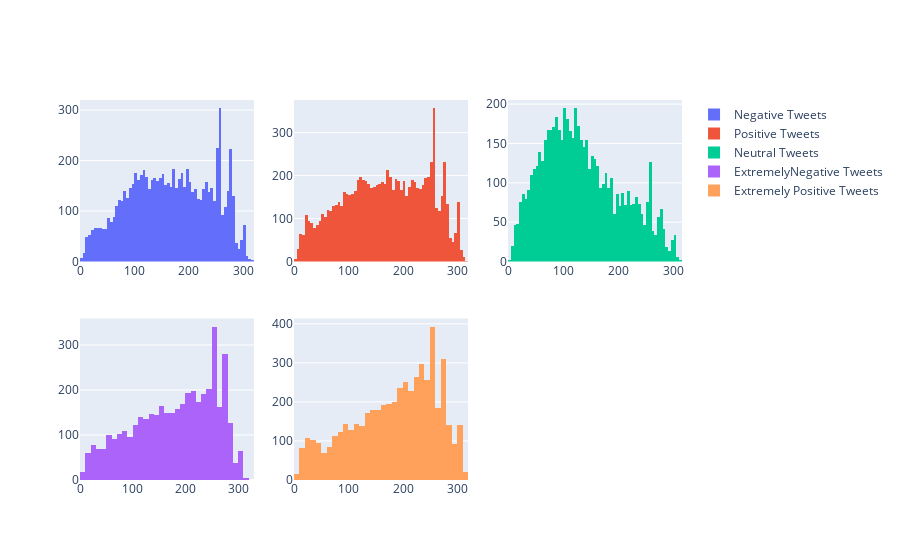

The notebook cell this image was saved under:
### Code cell
from plotly.subplots import make_subplots
import plotly.graph_objs as go

ext_neg= dff[dff['Sentiment']=='Extremely Negative']['OriginalTweet'].str.len()
ext_pos= dff[dff['Sentiment']=='Extremely Positive']['OriginalTweet'].str.len()
neg= dff[dff['Sentiment']=='Negative']['OriginalTweet'].str.len()
pos= dff[dff['Sentiment']=='Positive']['OriginalTweet'].str.len()
neutral= dff[dff['Sentiment']=='Neutral']['OriginalTweet'].str.len()

fig= make_subplots(rows=2, cols= 3)

fig.add_trace(go.Histogram(x=list(neg), name='Negative Tweets'), row=1, col=1)
fig.add_trace(go.Histogram(x=list(pos), name='Positive Tweets'), row=1, col=2)
fig.add_trace(go.Histogram(x=list(neutral), name='Neutral Tweets'), row=1, col=3)
fig.add_trace(go.Histogram(x=list(ext_neg), name='ExtremelyNegative Tweets'), row=2, col=1)
fig.add_trace(go.Histogram(x=list(ext_pos), name='Extremely Positive Tweets'), row=2, col=2)

### Figure 1 — Plotly figure (JSON) as saved in the notebook; plotly's stock layout.template omitted (floating-point values rounded to 4 significant figures; data arrays with more than 128 entries replaced by an {"elided": "..."} marker saying what was removed)
{"data": [{"name": "Negative Tweets", "type": "histogram", "x": {"elided": "7762 int values"}, "xaxis": "x", "yaxis": "y"}, {"name": "Positive Tweets", "type": "histogram", "x": {"elided": "9109 int values"}, "xaxis": "x2", "yaxis": "y2"}, {"name": "Neutral Tweets", "type": "histogram", "x": {"elided": "6171 int values"}, "xaxis": "x3", "yaxis": "y3"}, {"name": "ExtremelyNegative Tweets", "type": "histogram", "x": {"elided": "4247 int values"}, "xaxis": "x4", "yaxis": "y4"}, {"name": "Extremely Positive Tweets", "type": "histogram", "x": {"elided": "5272 int values"}, "xaxis": "x5", "yaxis": "y5"}], "layout": {"xaxis": {"anchor": "y", "domain": [0, 0.2889]}, "xaxis2": {"anchor": "y2", "domain": [0.3556, 0.6444]}, "xaxis3": {"anchor": "y3", "domain": [0.7111, 1]}, "xaxis4": {"anchor": "y4", "domain": [0, 0.2889]}, "xaxis5": {"anchor": "y5", "domain": [0.3556, 0.6444]}, "xaxis6": {"anchor": "y6", "domain": [0.7111, 1]}, "yaxis": {"anchor": "x", "domain": [0.575, 1]}, "yaxis2": {"anchor": "x2", "domain": [0.575, 1]}, "yaxis3": {"anchor": "x3", "domain": [0.575, 1]}, "yaxis4": {"anchor": "x4", "domain": [0, 0.425]}, "yaxis5": {"anchor": "x5", "domain": [0, 0.425]}, "yaxis6": {"anchor": "x6", "domain": [0, 0.425]}}}
